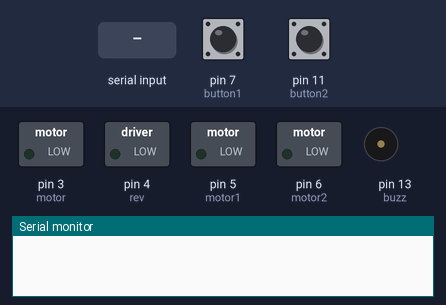
A sketch run on a simulated Arduino Uno, built with avr-gcc and run on an emulated ATmega328P. Shown: switched loads named in the sketch (green lamp = pin HIGH), buzzer (waves = sounding, pin HIGH), the last lines printed to the serial monitor. The inputs (shaded band) are chosen by the test bench; at power-on: pin 7 (button1) LOW, pin 11 (button2) LOW. At 10.7 s the program stops and its outputs stay as they are.

Above: at 4.8 s.
4.9 s: "1" received over the second serial link
At 6.9 s:
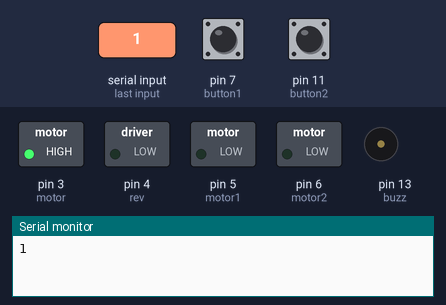
At 8.5 s:
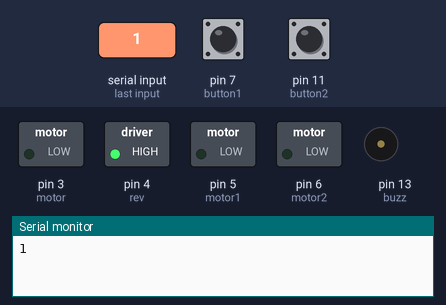
Timing chart, 0 to 12.2 s (numbered marks = the images above; inputs shaded):
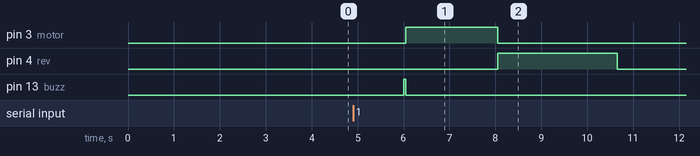

Measured:
- after the input at 4.9 s, pin 3 (motor): LOW → HIGH after 1.2 s, → LOW 2.0 s later; pin 4 (rev): LOW → HIGH after 3.2 s, → LOW 2.6 s later; pin 13 (buzz): LOW → HIGH after 1.1 s, → LOW 0.05 s later

The sketch:

azoi_FINAL.ino
```cpp
#include <SoftwareSerial.h>

SoftwareSerial mySerial(9,10);

int buzz= 13;
int motor = 3;
int rev = 4;
int i;
int button1= 7;
int button2=11;
int motor1= 5;
int motor2=6;
  int x;
  int y;
  int z;
void setup()
{ mySerial.begin(9600);

   Serial.begin(9600);
     pinMode(button1, INPUT);
 pinMode(button2, INPUT);
 pinMode(buzz, OUTPUT);
 pinMode(motor1, OUTPUT);
 pinMode(motor2, OUTPUT);
 pinMode(motor, OUTPUT);
 pinMode(rev, OUTPUT);


}
 void loop()
{


 while(mySerial.available()>0){
 if(mySerial.available()>0)
  {
   i++;
    Serial.write(mySerial.read());

  digitalWrite(buzz,HIGH);

  delay(50);

  digitalWrite(buzz,LOW);
 }
    digitalWrite(motor,HIGH);
    digitalWrite(rev, LOW);
  // while(mySerial.available()0);
  }
    delay(2000);
    digitalWrite(motor,LOW);
  if(i != 0)
  {
     digitalWrite(rev,HIGH);
     digitalWrite(motor, LOW);
     delay(2600);
     digitalWrite(rev,LOW);

      i=0;

       if(digitalRead(button1) == HIGH)
      {
        digitalWrite(motor1, HIGH);
        delay(2100);
        digitalWrite(motor1, LOW);
        delay(20);
      }

      if(digitalRead(button2) == HIGH)
      {
        digitalWrite(motor2, HIGH);
        delay(2100);
        digitalWrite(motor2, LOW);
        delay(20);
      }
      x=digitalRead(button1);
      y=digitalRead(button2);
      z = x^y;
       while(z<=0);
   if(digitalRead(button1) == HIGH)
      {
        digitalWrite(motor1, HIGH);
        delay(1990);
        digitalWrite(motor1, LOW);
        delay(20);
      }

      if(digitalRead(button2) == HIGH)
      {
        digitalWrite(motor2, HIGH);
        delay(1990);
        digitalWrite(motor2, LOW);
        delay(20);
      }

   }


}
```
